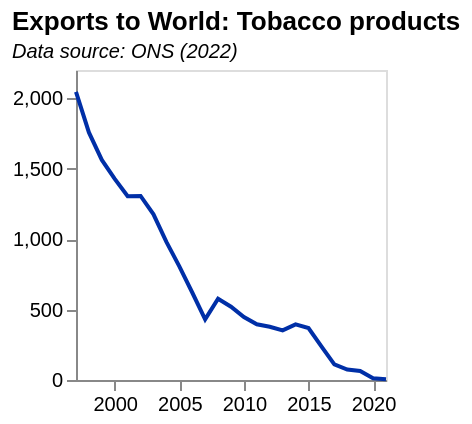

The specification (Vega-Lite) saved for this image:
### Vega-Lite specification from a JSON file in a GitHub repository (floating-point values rounded to 4 significant figures)
{"$schema": "https://vega.github.io/schema/vega-lite/v5.json", "data": {"values": [{"date": "1997", "label": "1997", "month": "", "quarter": "", "sourceDataset": "MQ10", "updateDate": "2021-12-15T00:00:00.000Z", "value": "2045", "year": "1997"}, {"date": "1998", "label": "1998", "month": "", "quarter": "", "sourceDataset": "MQ10", "updateDate": "2021-12-15T00:00:00.000Z", "value": "1757", "year": "1998"}, {"date": "1999", "label": "1999", "month": "", "quarter": "", "sourceDataset": "MQ10", "updateDate": "2021-12-15T00:00:00.000Z", "value": "1562", "year": "1999"}, {"date": "2000", "label": "2000", "month": "", "quarter": "", "sourceDataset": "MQ10", "updateDate": "2021-12-15T00:00:00.000Z", "value": "1427", "year": "2000"}, {"date": "2001", "label": "2001", "month": "", "quarter": "", "sourceDataset": "MQ10", "updateDate": "2021-12-15T00:00:00.000Z", "value": "1304", "year": "2001"}, {"date": "2002", "label": "2002", "month": "", "quarter": "", "sourceDataset": "MQ10", "updateDate": "2021-12-15T00:00:00.000Z", "value": "1306", "year": "2002"}, {"date": "2003", "label": "2003", "month": "", "quarter": "", "sourceDataset": "MQ10", "updateDate": "2021-12-15T00:00:00.000Z", "value": "1176", "year": "2003"}, {"date": "2004", "label": "2004", "month": "", "quarter": "", "sourceDataset": "MQ10", "updateDate": "2021-12-15T00:00:00.000Z", "value": "980", "year": "2004"}, {"date": "2005", "label": "2005", "month": "", "quarter": "", "sourceDataset": "MQ10", "updateDate": "2021-12-15T00:00:00.000Z", "value": "806", "year": "2005"}, {"date": "2006", "label": "2006", "month": "", "quarter": "", "sourceDataset": "MQ10", "updateDate": "2021-12-15T00:00:00.000Z", "value": "621", "year": "2006"}, {"date": "2007", "label": "2007", "month": "", "quarter": "", "sourceDataset": "MQ10", "updateDate": "2021-12-15T00:00:00.000Z", "value": "430", "year": "2007"}, {"date": "2008", "label": "2008", "month": "", "quarter": "", "sourceDataset": "MQ10", "updateDate": "2021-12-15T00:00:00.000Z", "value": "577", "year": "2008"}, {"date": "2009", "label": "2009", "month": "", "quarter": "", "sourceDataset": "MQ10", "updateDate": "2021-12-15T00:00:00.000Z", "value": "520", "year": "2009"}, {"date": "2010", "label": "2010", "month": "", "quarter": "", "sourceDataset": "MQ10", "updateDate": "2021-12-15T00:00:00.000Z", "value": "447", "year": "2010"}, {"date": "2011", "label": "2011", "month": "", "quarter": "", "sourceDataset": "MQ10", "updateDate": "2021-12-15T00:00:00.000Z", "value": "395", "year": "2011"}, {"date": "2012", "label": "2012", "month": "", "quarter": "", "sourceDataset": "MQ10", "updateDate": "2021-12-15T00:00:00.000Z", "value": "378", "year": "2012"}, {"date": "2013", "label": "2013", "month": "", "quarter": "", "sourceDataset": "MQ10", "updateDate": "2021-12-15T00:00:00.000Z", "value": "352", "year": "2013"}, {"date": "2014", "label": "2014", "month": "", "quarter": "", "sourceDataset": "MQ10", "updateDate": "2021-12-15T00:00:00.000Z", "value": "395", "year": "2014"}, {"date": "2015", "label": "2015", "month": "", "quarter": "", "sourceDataset": "MQ10", "updateDate": "2021-12-15T00:00:00.000Z", "value": "369", "year": "2015"}, {"date": "2016", "label": "2016", "month": "", "quarter": "", "sourceDataset": "MQ10", "updateDate": "2020-12-16T00:00:00.000Z", "value": "239", "year": "2016"}, {"date": "2017", "label": "2017", "month": "", "quarter": "", "sourceDataset": "MQ10", "updateDate": "2020-12-16T00:00:00.000Z", "value": "111", "year": "2017"}, {"date": "2018", "label": "2018", "month": "", "quarter": "", "sourceDataset": "MQ10", "updateDate": "2020-12-16T00:00:00.000Z", "value": "74", "year": "2018"}, {"date": "2019", "label": "2019", "month": "", "quarter": "", "sourceDataset": "MQ10", "updateDate": "2021-12-15T00:00:00.000Z", "value": "64", "year": "2019"}, {"date": "2020", "label": "2020", "month": "", "quarter": "", "sourceDataset": "MQ10", "updateDate": "2021-09-14T23:00:00.000Z", "value": "13", "year": "2020"}, {"date": "2021", "label": "2021", "month": "", "quarter": "", "sourceDataset": "MQ10", "updateDate": "2022-03-16T00:00:00.000Z", "value": "6", "year": "2021"}], "format": {"parse": {"date": "date"}}}, "title": {"text": "Exports to World: Tobacco products", "subtitle": "Data source: ONS (2022)", "subtitleFontStyle": "italic", "subtitleFontSize": 10, "anchor": "start", "color": "black"}, "width": 155, "height": 155, "mark": {"type": "line", "color": "rgb(0,47,167)"}, "encoding": {"x": {"field": "date", "type": "temporal", "axis": {"grid": false}, "title": ""}, "y": {"field": "value", "type": "quantitative", "axis": {"grid": false}, "title": ""}}}
